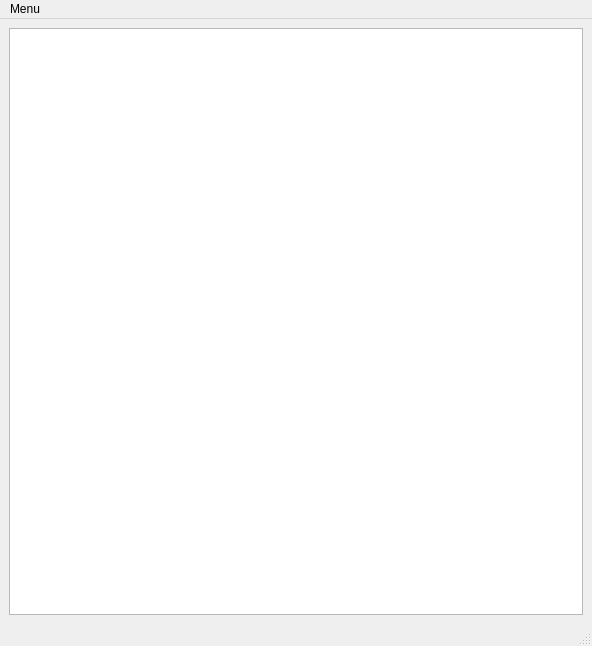
<?xml version="1.0" encoding="UTF-8"?>
<ui version="4.0">
 <class>MainWindow</class>
 <widget class="QMainWindow" name="MainWindow">
  <property name="geometry">
   <rect>
    <x>0</x>
    <y>0</y>
    <width>592</width>
    <height>646</height>
   </rect>
  </property>
  <property name="windowTitle">
   <string>MainWindow</string>
  </property>
  <widget class="QWidget" name="centralwidget">
   <layout class="QGridLayout" name="gridLayout">
    <item row="0" column="0">
     <widget class="ParameterTree" name="settingsTree">
      <attribute name="headerVisible">
       <bool>false</bool>
      </attribute>
      <column>
       <property name="text">
        <string notr="true">1</string>
       </property>
      </column>
     </widget>
    </item>
   </layout>
  </widget>
  <widget class="QMenuBar" name="menuBar">
   <property name="geometry">
    <rect>
     <x>0</x>
     <y>0</y>
     <width>592</width>
     <height>22</height>
    </rect>
   </property>
   <widget class="QMenu" name="menuSave">
    <property name="title">
     <string>Menu</string>
    </property>
    <addaction name="actionSave_settings"/>
    <addaction name="actionLoad_settings"/>
   </widget>
   <addaction name="menuSave"/>
  </widget>
  <widget class="QStatusBar" name="statusBar"/>
  <action name="actionSave_settings">
   <property name="text">
    <string>Save settings</string>
   </property>
  </action>
  <action name="actionLoad_settings">
   <property name="text">
    <string>Load settings</string>
   </property>
  </action>
 </widget>
 <customwidgets>
  <customwidget>
   <class>ParameterTree</class>
   <extends>QTreeWidget</extends>
   <header>pyqtgraph.parametertree</header>
  </customwidget>
 </customwidgets>
 <resources/>
 <connections/>
</ui>
